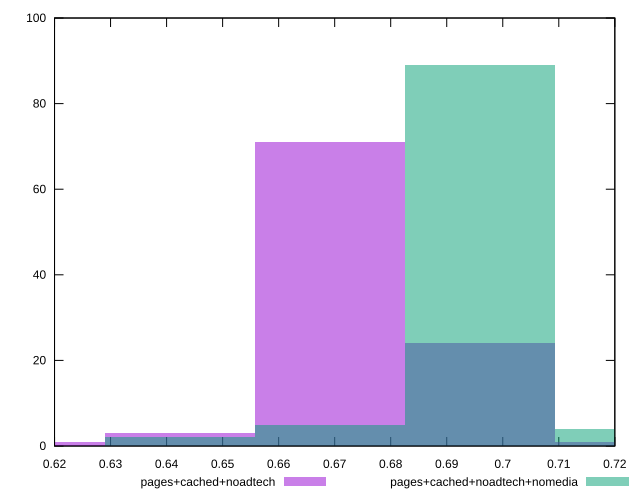

gnuplot code for this plot:
reset

$pagesCachedNoadtech <<EOF
0.6959856111124111 24
0.6692169337619337 71
0.615679579060979 1
0.7227542884628885 1
0.6424482564114564 3
EOF

$pagesCachedNoadtechNomedia <<EOF
0.6959856111124111 89
0.7227542884628885 4
0.6692169337619337 5
0.6424482564114564 2
EOF

set key outside below
set boxwidth 0.02676867735047735
set xrange [0.62:0.72]
set yrange [0:100]
set trange [0:100]
set style fill transparent solid 0.5 noborder
set terminal svg size 640, 500 enhanced background rgb 'white'
set output "report_00009_2021-02-08T22-37-41.559Z/meta/score/comparison/histogram/2_vs_3.svg"

plot $pagesCachedNoadtech title "pages+cached+noadtech" with boxes, \
     $pagesCachedNoadtechNomedia title "pages+cached+noadtech+nomedia" with boxes

reset
